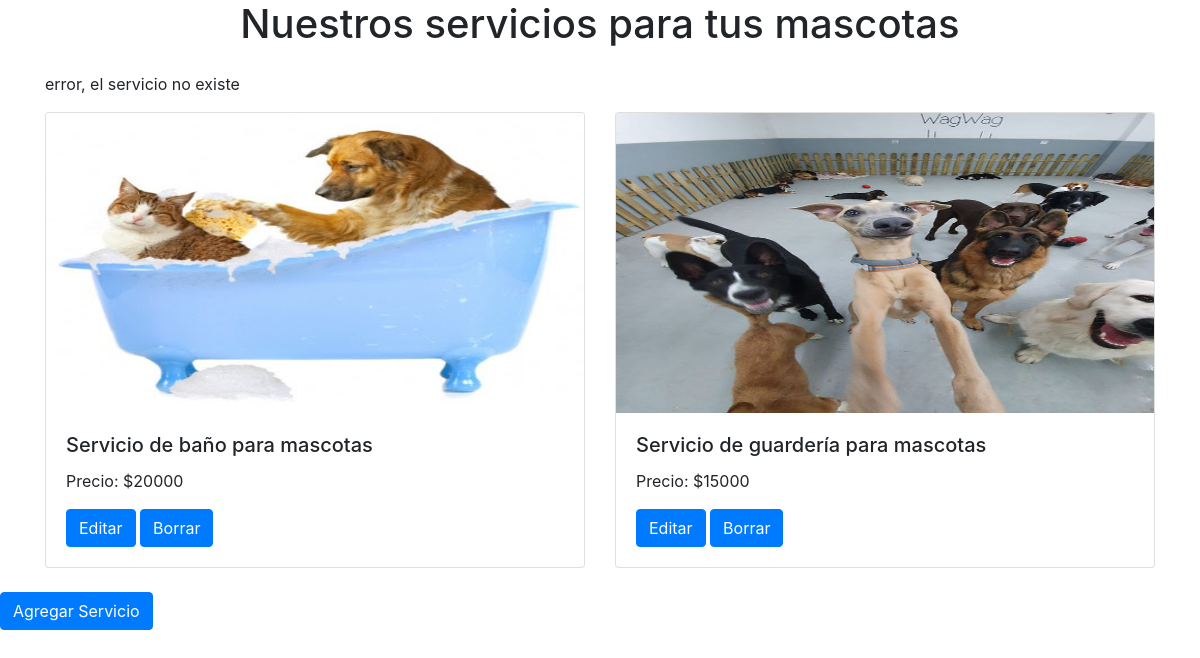
The page /petcare/borrar/1 on the database its author committed.
### PetCare/models.py (models this page shows)
class Servicio(models.Model):
        id_servicio = models.AutoField(db_column='idServicio', primary_key=True)
        precio = models.CharField(max_length=10, null=True, default=None)
        imagen = models.ImageField(upload_to='servicio/', null='media/default.png')
        descripcion = models.TextField()

### PetCare/views.py (the view)
# urls.py: path('borrar/<str:pk>', views.borrar, name='borrar'),
def borrar(request,pk):
    context={}
    try:
        servicio = Servicio.objects.get(id_servicio=pk)
        servicio.delete()
        mensaje= "datos eliminados"
    except Servicio.DoesNotExist:
        mensaje= "error, el servicio no existe"
    servicios = Servicio.objects.all()
    context = {'servicios': servicios, 'mensaje': mensaje}
    return render(request, 'crud.html', context)

### PetCare/templates/crud.html (shortened to what this page needs)
<!DOCTYPE html>
<html lang="en">
<head>
    <link href="https://cdn.jsdelivr.net/npm/bootstrap@5.3.3/dist/css/bootstrap.min.css" rel="stylesheet">
    <link href="https://stackpath.bootstrapcdn.com/bootstrap/4.3.1/css/bootstrap.min.css" rel="stylesheet">
</head>
<body>
    <div class="container">
        <h1 class="text-center mb-4">Nuestros servicios para tus mascotas</h1>
        {% if mensaje %}
            <p>{{ mensaje }}</p>
        {% endif %}
        <div class="row">
            {% for servicio in servicios %}
                <div class="col-md-6 mb-4">
                    <div class="card">
                        <img src="{{ servicio.imagen.url }}" class="card-img-top" alt="{{ servicio.descripcion }}">
                        <div class="card-body">
                            <h5 class="card-title">{{ servicio.descripcion }}</h5>
                            <p class="card-text">Precio: ${{ servicio.precio }}</p>
                            <a href="{% url 'editar' servicio.id_servicio %}" class="btn btn-primary">Editar</a>
                            <a href="{% url 'borrar' servicio.id_servicio %}" class="btn btn-primary">Borrar</a>
                        </div>
                    </div>
                </div>
            {% endfor %}
        </div>
    </div>
    <a href="{% url 'agregar' %}" class="btn btn-primary">Agregar Servicio</a>
</body>
</html>

### PetCare/templates/crud.html (style rules this page uses)
.card-img-top { width: 100%; height: auto; max-width: 100%; max-height: 300px; }

### rows shown on the page
Servicio: imagen (picture), descripcion "Servicio de baño para mascotas", precio "20000"
Servicio: imagen (picture), descripcion "Servicio de guardería para mascotas", precio "15000"

### other values the page prints
{{ mensaje }} "error, el servicio no existe"
